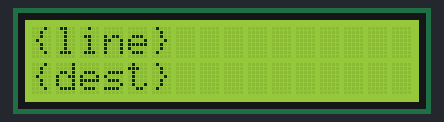
A sketch run on a simulated Arduino Uno, built with avr-gcc and run on an emulated ATmega328P. On the bench: 16×2 character LCD.

Above: at 0.1 s.
At 5.1 s:
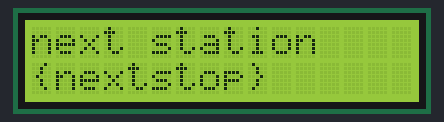

Measured:
- what the display in image 1 shows lasts 5.0 s, from 5.1 s to 10.1 s

The sketch:

arduino_trainscreen.ino
```cpp
#include <LiquidCrystal.h>

#define linenum "{line}" // change the number to your likings
#define dest "{dest}" // change the destination to your likings
#define ns "{nextstop}" // change the next station to your likings

const int rs = 12, en = 11, d4 = 5, d5 = 4, d6 = 3, d7 = 2;
LiquidCrystal lcd(rs, en, d4, d5, d6, d7);

void setup() {
  lcd.begin(16, 2);

}

void loop() {
  lcd.print(linenum);
  lcd.setCursor(0, 1);
  lcd.print(dest);
  delay(5000);
  lcd.setCursor(0, 0);
  lcd.clear();
  lcd.print("next station");
  lcd.setCursor(0, 1);
  lcd.print(ns);
  delay(5000);
  lcd.clear();
  lcd.setCursor(0, 0);
}
```
